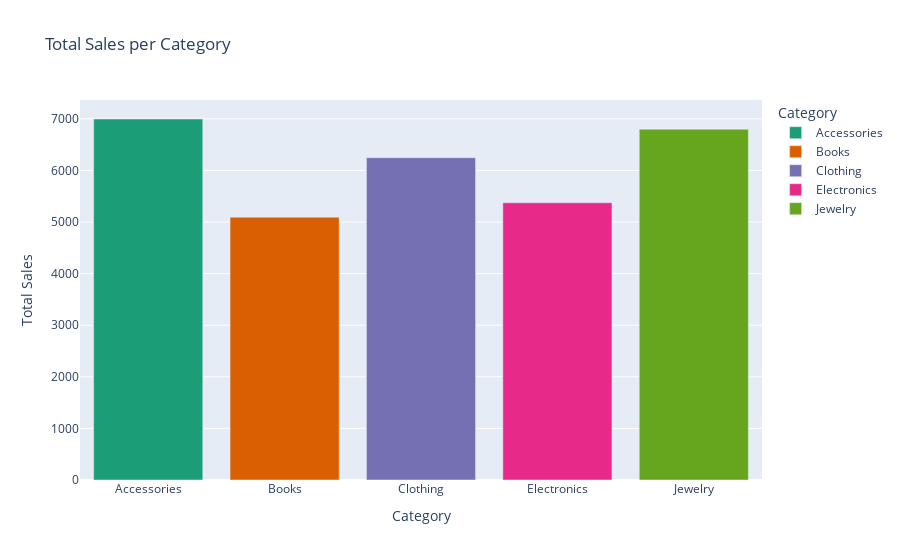

The notebook cell saved with this chart:
### Markdown cell above
#### Plot the total sales per category using an interactive bar chart where users can hover over bars to see details (category and total sales).

### Code cell
total_sales_per_category_df = total_sales_per_category.reset_index(name='Total Sales')

color_scale = px.colors.qualitative.Dark2

fig = px.bar(total_sales_per_category_df, x='category', y='Total Sales',
             labels={'category': 'Category', 'Total Sales': 'Total Sales'},
             title='Total Sales per Category',
             hover_data={'category': True, 'Total Sales': True},
             color='category', color_discrete_sequence=color_scale)

fig.show()

### Figure 1 — Plotly figure (JSON) as saved in the notebook; plotly's stock layout.template omitted (floating-point values rounded to 4 significant figures)
{"data": [{"alignmentgroup": "True", "hovertemplate": "Category=%{x}<br>Total Sales=%{y}<extra></extra>", "legendgroup": "Accessories", "marker": {"color": "rgb(27,158,119)", "pattern": {"shape": ""}}, "name": "Accessories", "offsetgroup": "Accessories", "orientation": "v", "showlegend": true, "textposition": "auto", "type": "bar", "x": ["Accessories"], "xaxis": "x", "y": [6997.0], "yaxis": "y"}, {"alignmentgroup": "True", "hovertemplate": "Category=%{x}<br>Total Sales=%{y}<extra></extra>", "legendgroup": "Books", "marker": {"color": "rgb(217,95,2)", "pattern": {"shape": ""}}, "name": "Books", "offsetgroup": "Books", "orientation": "v", "showlegend": true, "textposition": "auto", "type": "bar", "x": ["Books"], "xaxis": "x", "y": [5094.0], "yaxis": "y"}, {"alignmentgroup": "True", "hovertemplate": "Category=%{x}<br>Total Sales=%{y}<extra></extra>", "legendgroup": "Clothing", "marker": {"color": "rgb(117,112,179)", "pattern": {"shape": ""}}, "name": "Clothing", "offsetgroup": "Clothing", "orientation": "v", "showlegend": true, "textposition": "auto", "type": "bar", "x": ["Clothing"], "xaxis": "x", "y": [6247.0], "yaxis": "y"}, {"alignmentgroup": "True", "hovertemplate": "Category=%{x}<br>Total Sales=%{y}<extra></extra>", "legendgroup": "Electronics", "marker": {"color": "rgb(231,41,138)", "pattern": {"shape": ""}}, "name": "Electronics", "offsetgroup": "Electronics", "orientation": "v", "showlegend": true, "textposition": "auto", "type": "bar", "x": ["Electronics"], "xaxis": "x", "y": [5373.0], "yaxis": "y"}, {"alignmentgroup": "True", "hovertemplate": "Category=%{x}<br>Total Sales=%{y}<extra></extra>", "legendgroup": "Jewelry", "marker": {"color": "rgb(102,166,30)", "pattern": {"shape": ""}}, "name": "Jewelry", "offsetgroup": "Jewelry", "orientation": "v", "showlegend": true, "textposition": "auto", "type": "bar", "x": ["Jewelry"], "xaxis": "x", "y": [6799.0], "yaxis": "y"}], "layout": {"barmode": "relative", "legend": {"title": {"text": "Category"}, "tracegroupgap": 0}, "title": {"text": "Total Sales per Category"}, "xaxis": {"anchor": "y", "categoryarray": ["Accessories", "Books", "Clothing", "Electronics", "Jewelry"], "categoryorder": "array", "domain": [0, 1], "title": {"text": "Category"}}, "yaxis": {"anchor": "x", "domain": [0, 1], "title": {"text": "Total Sales"}}}}
